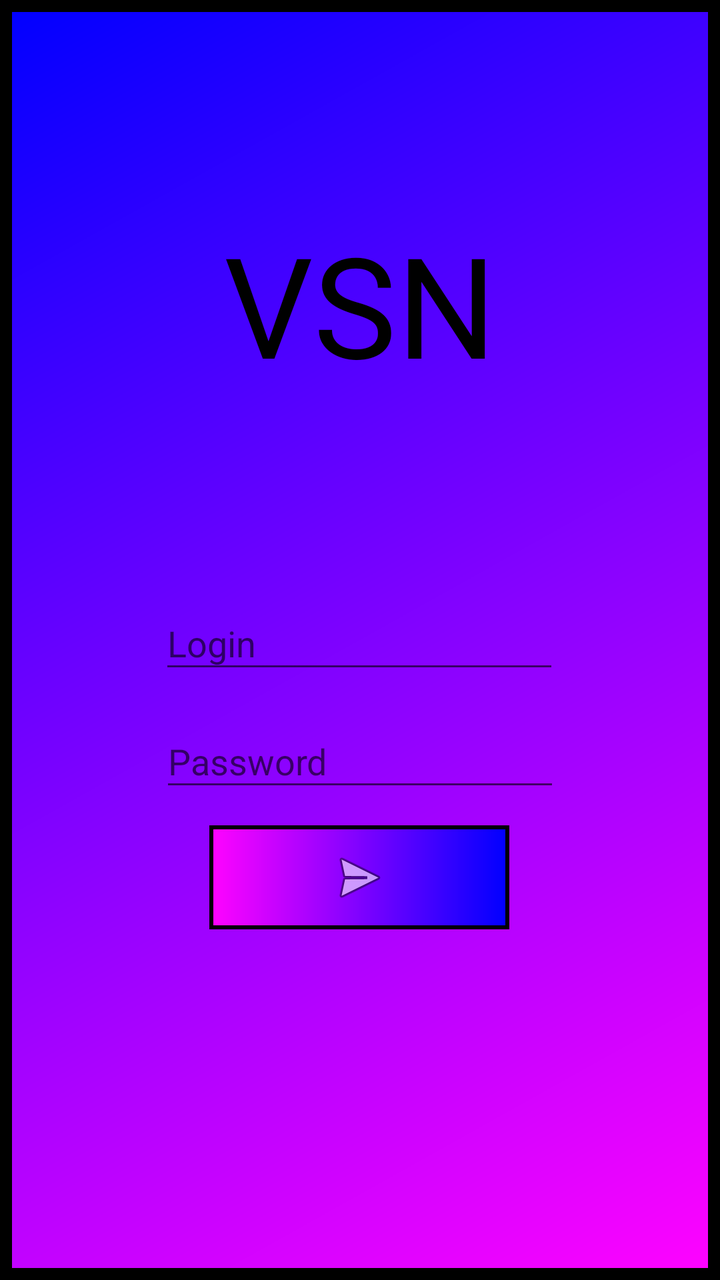
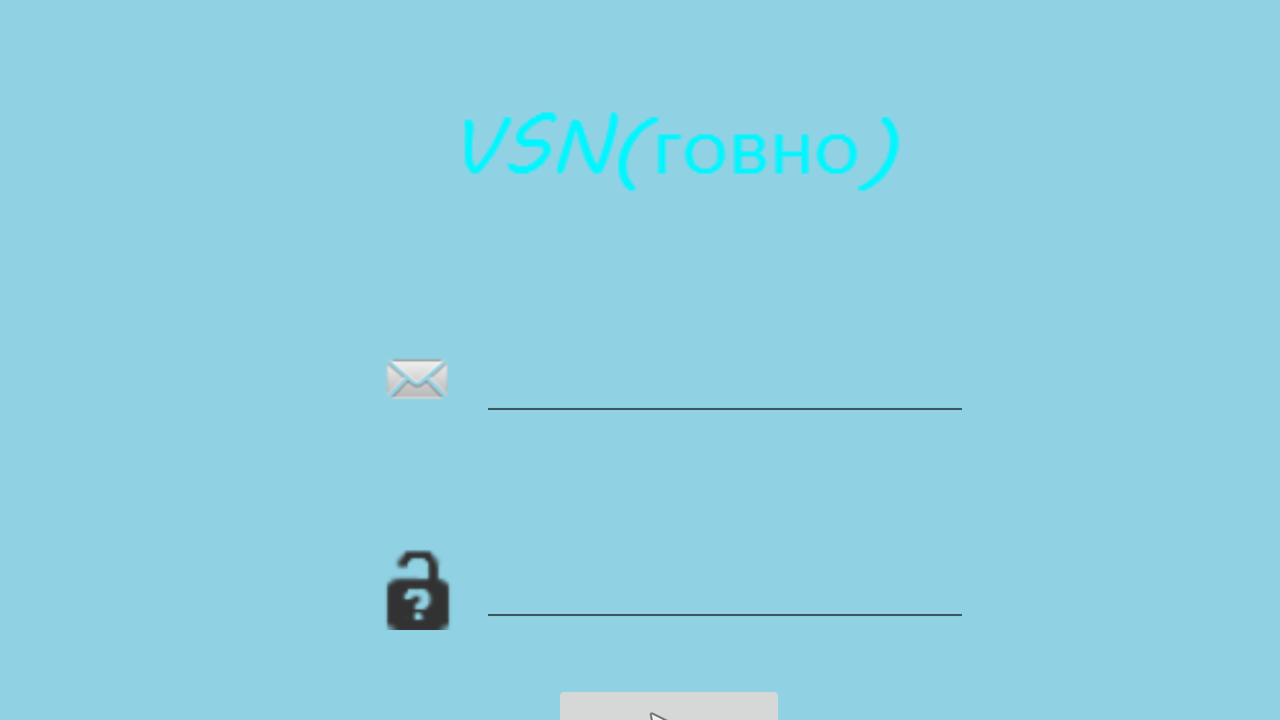

One screen, two layout resources from the same app: the default and the repository's alternative for another configuration. Each is rendered where Android would select it; the XML of both is given below.
<!-- AndroidManifest.xml: application theme Theme.Samsung_project -->
<!-- res/layout/activity_main.xml -->
<?xml version="1.0" encoding="utf-8"?>
<androidx.constraintlayout.widget.ConstraintLayout xmlns:android="http://schemas.android.com/apk/res/android"
    xmlns:app="http://schemas.android.com/apk/res-auto"
    xmlns:tools="http://schemas.android.com/tools"
    android:id="@+id/asd"
    android:layout_width="match_parent"
    android:layout_height="match_parent"
    android:background="@drawable/bckgf"
    tools:context=".MainActivity">

    <EditText
        android:id="@+id/password"
        android:layout_width="200dp"
        android:layout_height="43dp"
        android:layout_marginTop="16dp"
        android:ems="10"
        android:hint="@string/password"
        android:inputType="textPassword"
        app:layout_constraintEnd_toEndOf="parent"
        app:layout_constraintStart_toStartOf="parent"
        app:layout_constraintTop_toBottomOf="@+id/email" />

    <EditText
        android:id="@+id/email"
        android:layout_width="200dp"
        android:layout_height="43dp"
        android:ems="10"
        android:hint="@string/login"
        android:inputType="textPersonName"
        android:textColor="#FF000000"
        app:layout_constraintBottom_toBottomOf="parent"
        app:layout_constraintEnd_toEndOf="parent"
        app:layout_constraintHorizontal_bias="0.497"
        app:layout_constraintStart_toStartOf="parent"
        app:layout_constraintTop_toTopOf="parent"
        tools:ignore="TextFields" />

    <ImageButton
        android:id="@+id/imageButton"
        android:layout_width="150dp"
        android:layout_height="52dp"
        android:layout_marginTop="12dp"
        android:background="@drawable/btnclr"
        android:onClick="onMyButtonClick"
        app:layout_constraintEnd_toEndOf="parent"
        app:layout_constraintHorizontal_bias="0.498"
        app:layout_constraintStart_toStartOf="parent"
        app:layout_constraintTop_toBottomOf="@+id/password"
        app:srcCompat="@android:drawable/ic_menu_send" />

    <TextView
        android:id="@+id/textView"
        android:layout_width="0dp"
        android:layout_height="93dp"
        android:layout_marginTop="100dp"
        android:layout_marginBottom="100dp"
        android:gravity="center_horizontal"
        android:text="@string/vsn"
        android:textAlignment="center"
        android:textColor="#FF000000"
        android:textSize="70sp"
        app:layout_constraintBottom_toTopOf="@+id/email"
        app:layout_constraintEnd_toEndOf="parent"
        app:layout_constraintHorizontal_bias="0.444"
        app:layout_constraintStart_toStartOf="parent"
        app:layout_constraintTop_toTopOf="parent"
        tools:text="VSN" />

</androidx.constraintlayout.widget.ConstraintLayout>
<!-- resources referenced by this layout -->
<resources>
  <!-- drawable bckgf (drawable) -->
  <?xml version="1.0" encoding="UTF-8"?>
  <shape xmlns:android="http://schemas.android.com/apk/res/android">
      <stroke android:width="6dp" android:color="#FF000000"/>
      <padding android:left="5dp" android:top="5dp" android:right="5dp"
          android:bottom="5dp" />
      <gradient
          android:angle="315"
          android:startColor="#FF0000FF"
          android:endColor="#FFFF03FF"
          android:type="linear"/>
  </shape>
  <!-- drawable btnclr (drawable) -->
  <?xml version="1.0" encoding="UTF-8"?>
  <shape xmlns:android="http://schemas.android.com/apk/res/android">
      <stroke android:width="2dp" android:color="#FF000000"/>
      <padding android:left="5dp" android:top="5dp" android:right="5dp"
          android:bottom="5dp" />
  
      <gradient
          android:angle="180"
          android:startColor="#FF0000FF"
          android:endColor="#FFFF03FF"
          android:type="linear"/>
  </shape>
  <string name="login">Login</string>
  <string name="password">Password</string>
  <string name="vsn">VSN</string>
  <style name="Theme.Samsung_project" parent="Theme.MaterialComponents.DayNight.DarkActionBar">
          
          <item name="colorPrimary">@color/purple_500</item>
          <item name="colorPrimaryVariant">@color/purple_700</item>
          <item name="colorOnPrimary">@color/white</item>
          
          <item name="colorSecondary">@color/teal_200</item>
          <item name="colorSecondaryVariant">@color/teal_700</item>
          <item name="colorOnSecondary">@color/black</item>
          
          <item name="android:statusBarColor" tools:targetApi="l">?attr/colorPrimaryVariant</item>
          
      </style>
  <color name="purple_500">#FF6200EE</color>
  <color name="purple_700">#FF3700B3</color>
  <color name="white">#FFFFFFFF</color>
  <color name="teal_200">#FF03DAC5</color>
  <color name="teal_700">#FF018786</color>
  <color name="black">#FF000000</color>
</resources>
<!-- res/layout-land/activity_main.xml (the repository's variant of the layout above) -->
<!-- drawn on the phone turned sideways -->
<?xml version="1.0" encoding="utf-8"?>
<androidx.constraintlayout.widget.ConstraintLayout xmlns:android="http://schemas.android.com/apk/res/android"
    xmlns:app="http://schemas.android.com/apk/res-auto"
    xmlns:tools="http://schemas.android.com/tools"
    android:layout_width="match_parent"
    android:layout_height="match_parent"
    android:background="#90D2E3"
    tools:context=".MainActivity">

    <EditText
        android:id="@+id/email"
        android:layout_width="245dp"
        android:layout_height="43dp"
        android:layout_marginStart="240dp"
        android:layout_marginLeft="240dp"
        android:layout_marginTop="32dp"
        android:ems="10"
        android:inputType="textPersonName"
        app:layout_constraintStart_toStartOf="parent"
        app:layout_constraintTop_toBottomOf="@+id/imageView10" />

    <ImageView
        android:id="@+id/imageView9"
        android:layout_width="58dp"
        android:layout_height="41dp"
        android:layout_marginStart="180dp"
        android:layout_marginLeft="180dp"
        android:layout_marginTop="64dp"
        app:layout_constraintStart_toStartOf="parent"
        app:layout_constraintTop_toBottomOf="@+id/imageView8"
        app:srcCompat="@android:drawable/ic_partial_secure" />

    <EditText
        android:id="@+id/password"
        android:layout_width="245dp"
        android:layout_height="43dp"
        android:layout_marginStart="240dp"
        android:layout_marginLeft="240dp"
        android:layout_marginTop="60dp"
        android:ems="10"
        android:inputType="textPassword"
        app:layout_constraintStart_toStartOf="parent"
        app:layout_constraintTop_toBottomOf="@+id/email" />

    <ImageView
        android:id="@+id/imageView8"
        android:layout_width="58dp"
        android:layout_height="40dp"
        android:layout_marginStart="180dp"
        android:layout_marginLeft="180dp"
        android:layout_marginTop="32dp"
        app:layout_constraintStart_toStartOf="parent"
        app:layout_constraintTop_toBottomOf="@+id/imageView10"
        app:srcCompat="@android:drawable/sym_action_email" />

    <ImageButton
        android:id="@+id/imageButton"
        android:layout_width="117dp"
        android:layout_height="52dp"
        android:layout_marginStart="276dp"
        android:layout_marginLeft="276dp"
        android:layout_marginTop="24dp"
        android:onClick="onMyButtonClick"
        app:layout_constraintStart_toStartOf="parent"
        app:layout_constraintTop_toBottomOf="@+id/password"
        app:srcCompat="@android:drawable/ic_menu_send" />

    <ImageView
        android:id="@+id/imageView10"
        android:layout_width="322dp"
        android:layout_height="122dp"
        android:layout_marginStart="180dp"
        android:layout_marginLeft="180dp"
        android:layout_marginTop="16dp"
        app:layout_constraintStart_toStartOf="parent"
        app:layout_constraintTop_toTopOf="parent"
        app:srcCompat="@drawable/vsn" />

</androidx.constraintlayout.widget.ConstraintLayout>
<!-- resources referenced by the variant -->
<!-- as the phone turned sideways resolves them -->
<resources>
  <!-- drawable vsn: png bitmap (drawable, 1936 bytes) -->
  <style name="Theme.Samsung_project" parent="Theme.MaterialComponents.DayNight.DarkActionBar">
          
          <item name="colorPrimary">@color/purple_500</item>
          <item name="colorPrimaryVariant">@color/purple_700</item>
          <item name="colorOnPrimary">@color/white</item>
          
          <item name="colorSecondary">@color/teal_200</item>
          <item name="colorSecondaryVariant">@color/teal_700</item>
          <item name="colorOnSecondary">@color/black</item>
          
          <item name="android:statusBarColor" tools:targetApi="l">?attr/colorPrimaryVariant</item>
          
      </style>
  <color name="purple_500">#FF6200EE</color>
  <color name="purple_700">#FF3700B3</color>
  <color name="white">#FFFFFFFF</color>
  <color name="teal_200">#FF03DAC5</color>
  <color name="teal_700">#FF018786</color>
  <color name="black">#FF000000</color>
</resources>
